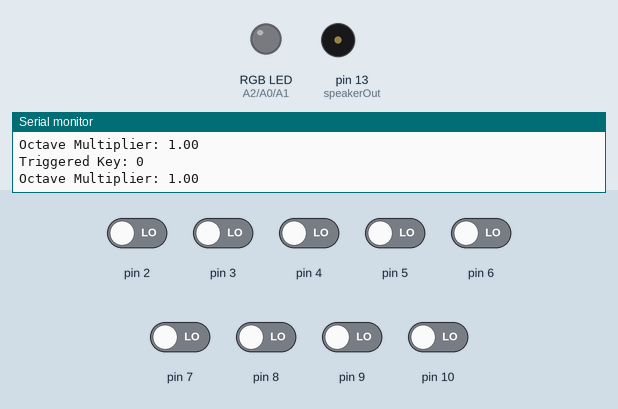
The sketch below on a simulated Arduino Uno, built with avr-gcc and run on an emulated ATmega328P. Shown: an RGB LED mixed from three pins (HIGH = lit), buzzer (waves = sounding), the last lines printed to the serial monitor. Inputs (shaded band) come from the test bench; at power-on: pin 2–10 LOW.

Above: at 1.2 s.
1.3 s: pin 2 driven HIGH
At 2.5 s:
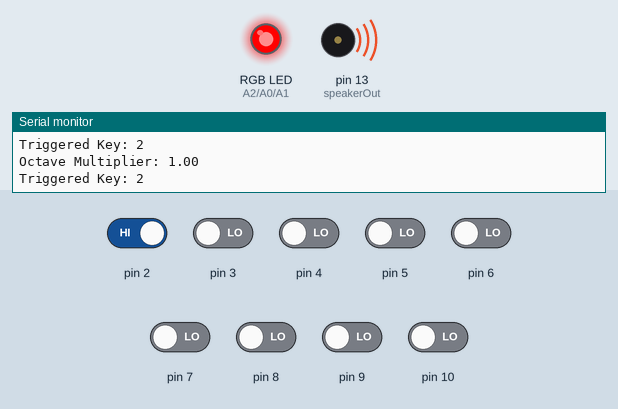
2.8 s: pin 3 driven HIGH
At 3.5 s:
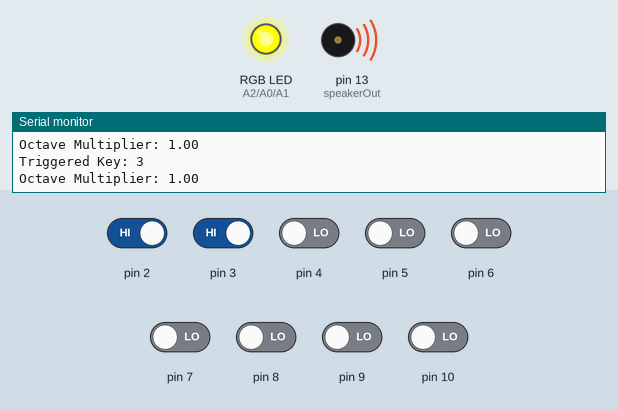
4.3 s: pin 6 driven HIGH
At 5.5 s:
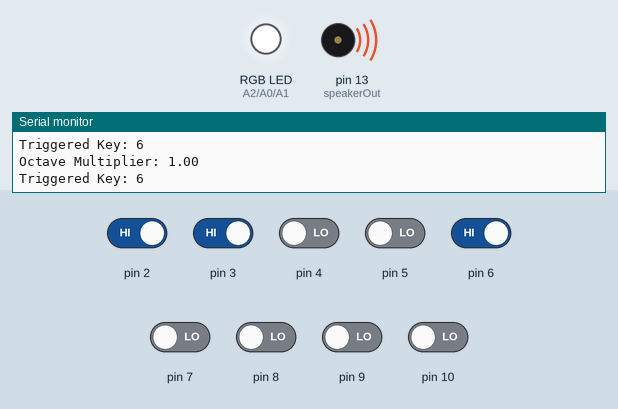
5.8 s: pin 9 driven HIGH
At 6.1 s:
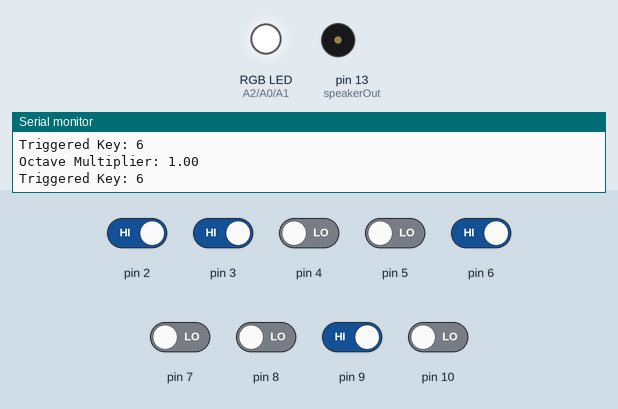
7.3 s: pin 9 driven LOW
At 8.3 s:
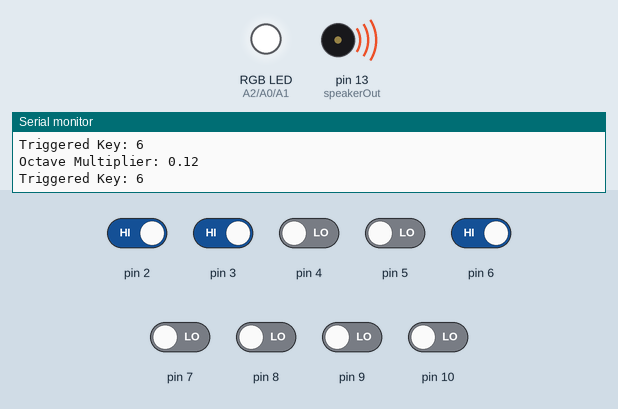
10.3 s: pin 10 driven HIGH
At 10.9 s:
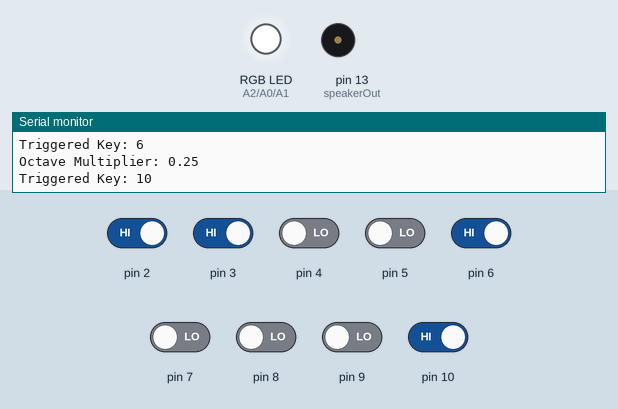
Timing chart, 0 to 12.8 s (numbered marks = the images above; inputs shaded):
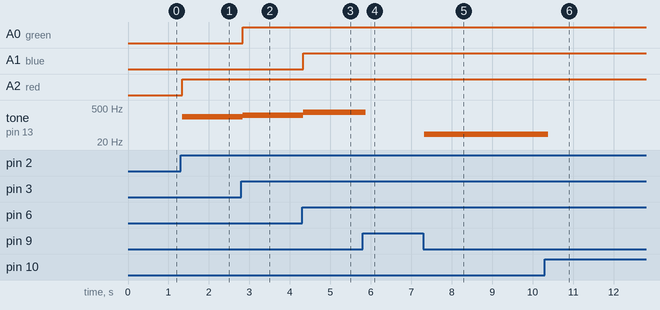

The sketch:

pianoExample.ino
```cpp
// An Arduino-based piano able to play 7 tones in multiple octaves.
// Author: amwheeler1

// Global Variable Declarations
// Input
const int noteA = 2, noteB = 3, noteC = 4, noteD = 5, noteE = 6,	// 7 Musical notes pinouts
	noteF = 7, noteG = 8;
const int octaveUp = 10, octaveDown = 9;							// Octave change pinouts

// Output
const int speakerOut = 13;											// Piezo speaker pin
const int green = A0, blue = A1, red = A2;							// RGB indicator pin

// Utility
double octaveMultiplier = 1;										// Multiplier to change frequency of triggered note
int triggeredKey = 0;												// Key pressed by user

// Program setup
void setup()
{
  for (int i = 2; i <= 10; i++)										// Set pins 2 - 10 as input
    pinMode (i, INPUT);
  pinMode(speakerOut, OUTPUT);										// Set pin speakerOut as output
  Serial.begin(9600);												// Initialize serial port at rate of 9600
}

// Recurring loop
void loop()
{
  triggeredKey = 0;													// triggeredKey reset to 0 every loop cycle so last key
  																	// doesn't continually execute if nothing is pressed
  for (int i = 2; i <=10; i++) {									// Scan input buttons for pressed key
    if (digitalRead(i))
      triggeredKey = i;
  }
  switch (triggeredKey) {											// Compare triggeredKey against list of valid inputs
    case noteA:														// Every case has:
    	analogWrite(red, 255);										// At least 1 RGB LED line set
    	tone (speakerOut, 220*octaveMultiplier, 100);				// Some tone played for 100 milliseconds
    	break;
    case noteB:
    	analogWrite(red, 255);
    	analogWrite(green, 164);
    	tone (speakerOut, 247*octaveMultiplier, 100);
    	break;
    case noteC:
    	analogWrite (red, 255);
    	analogWrite (green, 255);
  		tone(speakerOut, 262*octaveMultiplier, 100);
    	break;
    case noteD:
    	analogWrite(green, 255);
    	tone(speakerOut, 294*octaveMultiplier, 100);
    	break;
    case noteE:
    	analogWrite(blue, 255);
   		analogWrite(green, 255);
    	tone(speakerOut, 330*octaveMultiplier, 100);
    	break;
    case noteF:
    	analogWrite(blue, 255);
    	tone(speakerOut, 349*octaveMultiplier, 100);
    	break;
    case noteG:
    	analogWrite(red, 255);
    	analogWrite(blue, 255);
   	 	tone(speakerOut, 392*octaveMultiplier, 100);
    	break;
    case octaveUp:
    	analogWrite(green, 255);
    	octaveMultiplier *= 2;
    	delay(500);													// Delay required so if key is pressed and held for a
    	break;														// moment too long, octave won't jump too much; this
    case octaveDown:												// is the case for both octaveUp and octaveDown
    	analogWrite(red, 255);
    	octaveMultiplier /= 2;
    	delay(500);
    	break;
    default:														// If there is no key pressed, set RGB LED to unlit
    	analogWrite(red, 0);
  		analogWrite(green, 0);
  		analogWrite(blue, 0);
  }

  // Serial Port Information
  // Print octave multiplier
  Serial.print("\nOctave Multiplier: ");
  Serial.print(octaveMultiplier);

  // Print key currently being pressed
  Serial.print("\nTriggered Key: ");
  Serial.print(triggeredKey);
}
```

Measured:
- after the input at 1.3 s, A2 (red): LOW → HIGH at once; tone on pin 13 (speakerOut): silent → 220 Hz at once
- after the input at 2.8 s, A0 (green): LOW → HIGH at once; tone on pin 13 (speakerOut): 220 Hz → 247 Hz at once
- after the input at 4.3 s, A1 (blue): LOW → HIGH at once; tone on pin 13 (speakerOut): 247 Hz → 330 Hz at once
- after the input at 5.8 s, tone on pin 13 (speakerOut): 330 Hz → silent after 0.07 s
- after the input at 7.3 s, tone on pin 13 (speakerOut): silent → 41 Hz at once
- after the input at 10.3 s, tone on pin 13 (speakerOut): 41 Hz → silent after 0.08 s
